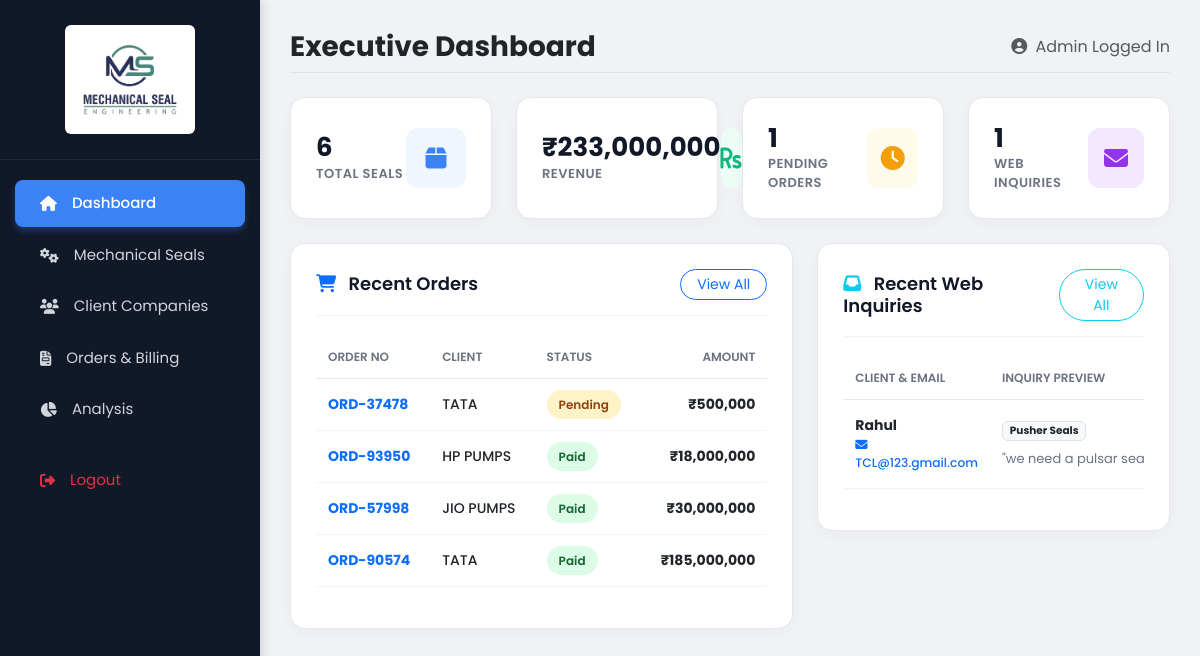
/dashboard.php (signed in), run on the app's committed database.
### tables this page shows
CREATE TABLE `orders` (
  `id` int(11) NOT NULL,
  `order_no` varchar(50) NOT NULL,
  `client_id` int(11) NOT NULL,
  `product_id` int(11) NOT NULL,
  `qty` int(11) NOT NULL,
  `total_amount` int(11) NOT NULL,
  `status` varchar(50) DEFAULT 'Pending',
  `created_at` timestamp NOT NULL DEFAULT current_timestamp()
);

CREATE TABLE `clients` (
  `id` int(11) NOT NULL,
  `company_name` varchar(255) NOT NULL,
  `contact_person` varchar(100) NOT NULL,
  `email` varchar(100) NOT NULL,
  `phone` varchar(20) NOT NULL,
  `status` varchar(50) DEFAULT 'Active',
  `created_at` timestamp NOT NULL DEFAULT current_timestamp()
);

CREATE TABLE `inquiries` (
  `id` int(11) NOT NULL,
  `name` varchar(100) NOT NULL,
  `email` varchar(100) NOT NULL,
  `company` varchar(150) DEFAULT NULL,
  `category` varchar(100) DEFAULT NULL,
  `product_id` int(11) DEFAULT NULL,
  `message` text NOT NULL,
  `created_at` timestamp NOT NULL DEFAULT current_timestamp()
);

### dashboard.php (the view, shortened to what this page needs)
<?php
$conn = new mysqli("localhost", "root", "", "seal_erp");
$sql_seals = "SELECT COUNT(id) as count FROM products";
$total_seals = $conn->query($sql_seals)->fetch_assoc()['count'] ?? 0;
$sql_rev = "SELECT SUM(total_amount) as total FROM orders WHERE status='Paid'";
$total_revenue = $conn->query($sql_rev)->fetch_assoc()['total'] ?? 0;
$sql_pend = "SELECT COUNT(id) as count FROM orders WHERE status='Pending'";
$total_pending = $conn->query($sql_pend)->fetch_assoc()['count'] ?? 0;
$sql_inq = "SELECT COUNT(id) as count FROM inquiries";
$total_inquiries = $conn->query($sql_inq)->fetch_assoc()['count'] ?? 0;
$sql_recent = "SELECT o.order_no, c.company_name, p.name as seal_name, o.created_at, o.status, o.total_amount
               FROM orders o
               LEFT JOIN clients c ON o.client_id = c.id
               LEFT JOIN products p ON o.product_id = p.id
               ORDER BY o.id DESC LIMIT 5";
$recent_orders = $conn->query($sql_recent);
$recent_inquiries = $conn->query("SELECT * FROM inquiries ORDER BY id DESC LIMIT 5");
?>
<!DOCTYPE html>
<html lang="en">
<head>
    <link href="https://cdn.jsdelivr.net/npm/bootstrap@5.3.0/dist/css/bootstrap.min.css" rel="stylesheet">
    <link rel="stylesheet" href="https://cdnjs.cloudflare.com/ajax/libs/font-awesome/6.4.0/css/all.min.css">
</head>
<body>
    <div class="sidebar">
        <div class="sidebar-logo"><img src="assets/logo.jpg" alt="MS Logo"></div>
        <ul class="menu">
            <li class="active"><a href="dashboard.php"><i class="fas fa-home"></i> Dashboard</a></li>
            <li><a href="products.php"><i class="fas fa-cogs"></i> Mechanical Seals</a></li>
            <li><a href="clients.php"><i class="fas fa-users"></i> Client Companies</a></li>
            <li><a href="orders.php"><i class="fas fa-file-invoice"></i> Orders & Billing</a></li>
            <li><a href="analytics.php"><i class="fas fa-chart-pie"></i> Analysis</a></li>
            <li class="mt-4"><a href="logout.php" class="text-danger"><i class="fas fa-sign-out-alt"></i> Logout</a></li>
        </ul>
    </div>
    <div class="main-content">
        <div class="d-flex justify-content-between align-items-center mb-4 pb-2 border-bottom">
            <h3 class="fw-bold text-dark m-0">Executive Dashboard</h3>
            <span class="text-muted"><i class="fas fa-user-circle me-1"></i> Admin Logged In</span>
        </div>
        <div class="row g-4 mb-4">
            <div class="col-md-3">
                <div class="stat-card">
                    <div class="stat-info">
                        <h3><?php echo $total_seals; ?></h3>
                        <p>Total Seals</p>
                    </div>
                    <div class="stat-icon" style="background: #eff6ff; color: #3b82f6;"><i class="fas fa-box"></i></div>
                </div>
            </div>
            <div class="col-md-3">
                <div class="stat-card">
                    <div class="stat-info">
                        <h3>₹<?php echo number_format($total_revenue); ?></h3>
                        <p>Revenue</p>
                    </div>
                    <div class="stat-icon" style="background: #ecfdf5; color: #10b981;"><i class="fas fa-rupee-sign"></i></div>
                </div>
            </div>
            <div class="col-md-3">
                <div class="stat-card">
                    <div class="stat-info">
                        <h3><?php echo $total_pending; ?></h3>
                        <p>Pending Orders</p>
                    </div>
                    <div class="stat-icon" style="background: #fffbeb; color: #f59e0b;"><i class="fas fa-clock"></i></div>
                </div>
            </div>
            <div class="col-md-3">
                <div class="stat-card">
                    <div class="stat-info">
                        <h3><?php echo $total_inquiries; ?></h3>
                        <p>Web Inquiries</p>
                    </div>
                    <div class="stat-icon" style="background: #f3e8ff; color: #9333ea;"><i class="fas fa-envelope"></i></div>
                </div>
            </div>
        </div>
        <div class="row g-4">
            <div class="col-lg-7">
                <div class="panel-card">
                    <div class="panel-header">
                        <h4><i class="fas fa-shopping-cart text-primary me-2"></i> Recent Orders</h4>
                        <a href="orders.php" class="btn btn-sm btn-outline-primary rounded-pill px-3">View All</a>
                    </div>
                    <div class="table-responsive">
                        <table class="table table-borderless">
                            <thead>
                                <tr>
                                    <th>Order No</th>
                                    <th>Client</th>
                                    <th>Status</th>
                                    <th class="text-end">Amount</th>
                                </tr>
                            </thead>
                            <tbody>
                                <?php if ($recent_orders && $recent_orders->num_rows > 0): ?>
                                    <?php while($row = $recent_orders->fetch_assoc()): ?>
                                        <tr>
                                            <td><strong class="text-primary"><?php echo $row['order_no']; ?></strong></td>
                                            <td class="fw-medium text-dark"><?php echo htmlspecialchars($row['company_name']); ?></td>
                                            <td>
                                                <?php if ($row['status'] == 'Paid'): ?>
                                                    <span class="badge-paid">Paid</span>
                                                <?php else: ?>
                                                    <span class="badge-pending">Pending</span>
                                                <?php endif; ?>
                                            </td>
                                            <td class="text-end fw-bold text-dark">₹<?php echo number_format($row['total_amount']); ?></td>
                                        </tr>
                                    <?php endwhile; ?>
                                <?php else: ?>
                                    <tr><td colspan="4" class="empty-state"><i class="fas fa-box-open mb-2 fs-4"></i><br>No orders yet.</td></tr>
                                <?php endif; ?>
                            </tbody>
                        </table>
                    </div>
                </div>
            </div>
            <div class="col-lg-5">
                <div class="panel-card">
                    <div class="panel-header">
                        <h4><i class="fas fa-inbox text-info me-2"></i> Recent Web Inquiries</h4>
                        <a href="inquiries.php" class="btn btn-sm btn-outline-info rounded-pill px-3">View All</a>
                    </div>
                    <div class="table-responsive">
                        <table class="table table-borderless">
                            <thead>
                                <tr>
                                    <th>Client & Email</th>
                                    <th>Inquiry Preview</th>
                                </tr>
                            </thead>
                            <tbody>
                                <?php if($recent_inquiries && $recent_inquiries->num_rows > 0): ?>
                                    <?php while($row = $recent_inquiries->fetch_assoc()): ?>
                                        <tr>
                                            <td>
                                                <div class="fw-bold text-dark"><?php echo htmlspecialchars($row['name']); ?></div>
                                                <div class="small text-primary fw-medium"><i class="fas fa-envelope me-1"></i> <?php echo htmlspecialchars($row['email']); ?></div>
                                            </td>
                                            <td>
                                                <span class="badge bg-light text-dark border mb-1"><?php echo htmlspecialchars($row['category']) ?: 'General'; ?></span>
                                                <span class="msg-preview" title="<?php echo htmlspecialchars($row['message']); ?>">
                                                    "<?php echo htmlspecialchars($row['message']); ?>"
                                                </span>
                                            </td>
                                        </tr>
                                    <?php endwhile; ?>
                                <?php else: ?>
                                    <tr><td colspan="2" class="empty-state"><i class="fas fa-envelope-open-text mb-2 fs-4"></i><br>No new inquiries from website.</td></tr>
                                <?php endif; ?>
                            </tbody>
                        </table>
                    </div>
                </div>
            </div>
        </div>
    </div>
</body>
</html>

### dashboard.php (style rules this page uses)
* { margin: 0; padding: 0; box-sizing: border-box; font-family: 'Poppins', sans-serif; }
body { background-color: #f0f2f5; overflow-x: hidden; }
.sidebar { width: 260px; background: #111827; height: 100vh; color: white; position: fixed; top: 0; left: 0; box-shadow: 4px 0 10px rgba(0,0,0,0.1); z-index: 999; }
.sidebar-logo { text-align: center; padding: 25px 20px; border-bottom: 1px solid #1f2937; }
.sidebar-logo img { max-width: 130px; border-radius: 6px; background: white; padding: 5px; }
.menu { list-style: none; margin-top: 20px; padding: 0; }
.menu li { padding: 12px 25px; margin: 5px 15px; border-radius: 8px; transition: 0.3s; }
.menu li.active { background: #3b82f6; box-shadow: 0 4px 6px rgba(59, 130, 246, 0.3); }
.menu li a { color: #d1d5db; text-decoration: none; font-size: 15px; display: flex; align-items: center; gap: 15px; }
.menu li.active a { color: white; font-weight: 500; }
.main-content { margin-left: 260px; padding: 30px; width: calc(100% - 260px); }
.stat-card { background: white; border-radius: 15px; padding: 25px; display: flex; align-items: center; justify-content: space-between; box-shadow: 0 4px 15px rgba(0,0,0,0.03); border: 1px solid #e5e7eb; transition: 0.3s; height: 100%; }
.stat-icon { width: 60px; height: 60px; border-radius: 12px; display: flex; justify-content: center; align-items: center; font-size: 24px; }
.stat-info h3 { margin: 0; font-size: 26px; font-weight: 700; color: #111827; }
.stat-info p { margin: 0; color: #6b7280; font-size: 13px; font-weight: 600; text-transform: uppercase; letter-spacing: 0.5px; }
.panel-card { background: white; border-radius: 15px; padding: 25px; box-shadow: 0 4px 15px rgba(0,0,0,0.03); border: 1px solid #e5e7eb; margin-bottom: 30px; }
.panel-header { display: flex; justify-content: space-between; align-items: center; border-bottom: 1px solid #f3f4f6; padding-bottom: 15px; margin-bottom: 20px; }
.panel-header h4 { font-size: 18px; font-weight: 600; color: #111827; margin: 0; }
.table th { color: #6b7280; font-weight: 600; font-size: 12px; text-transform: uppercase; border-bottom: 1px solid #e5e7eb; padding: 12px; }
.table td { vertical-align: middle; padding: 15px 12px; color: #374151; font-size: 14px; border-bottom: 1px solid #f3f4f6; }
.badge-paid { background-color: #dcfce7; color: #166534; padding: 6px 12px; border-radius: 50px; font-size: 12px; font-weight: 600; }
.badge-pending { background-color: #fef3c7; color: #92400e; padding: 6px 12px; border-radius: 50px; font-size: 12px; font-weight: 600; }
.msg-preview { display: block; max-width: 250px; white-space: nowrap; overflow: hidden; text-overflow: ellipsis; color: #6b7280; font-size: 13px; margin-top: 4px; }

### data on the page
orders: order_no "ORD-37478", client.company_name "TATA", status "Pending", total_amount "500,000"
orders: order_no "ORD-93950", client.company_name "HP PUMPS", status "Paid", total_amount "18,000,000"
orders: order_no "ORD-57998", client.company_name "JIO PUMPS", status "Paid", total_amount "30,000,000"
orders: order_no "ORD-90574", client.company_name "TATA", status "Paid", total_amount "185,000,000"
inquiries: name "Rahul", email "TCL@123.gmail.com", category "Pusher Seals", message "we need a pulsar…"

### other printed values
$total_seals "6"
$total_revenue "233,000,000"
$total_pending "1"
$total_inquiries "1"
